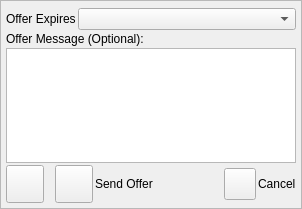
<?xml version="1.0" encoding="UTF-8"?>
<ui version="4.0">
 <class>OfferSendWidgetUi</class>
 <widget class="QWidget" name="OfferSendWidgetUi">
  <property name="geometry">
   <rect>
    <x>0</x>
    <y>0</y>
    <width>302</width>
    <height>209</height>
   </rect>
  </property>
  <property name="sizePolicy">
   <sizepolicy hsizetype="Expanding" vsizetype="Preferred">
    <horstretch>0</horstretch>
    <verstretch>0</verstretch>
   </sizepolicy>
  </property>
  <property name="windowTitle">
   <string>Form</string>
  </property>
  <layout class="QGridLayout" name="gridLayout">
   <property name="leftMargin">
    <number>0</number>
   </property>
   <property name="topMargin">
    <number>0</number>
   </property>
   <property name="rightMargin">
    <number>0</number>
   </property>
   <property name="bottomMargin">
    <number>0</number>
   </property>
   <property name="spacing">
    <number>0</number>
   </property>
   <item row="0" column="0">
    <widget class="QScrollArea" name="scrollArea">
     <property name="sizePolicy">
      <sizepolicy hsizetype="Expanding" vsizetype="Preferred">
       <horstretch>0</horstretch>
       <verstretch>0</verstretch>
      </sizepolicy>
     </property>
     <property name="widgetResizable">
      <bool>true</bool>
     </property>
     <widget class="QWidget" name="scrollAreaWidgetContents">
      <property name="geometry">
       <rect>
        <x>0</x>
        <y>0</y>
        <width>300</width>
        <height>207</height>
       </rect>
      </property>
      <property name="sizePolicy">
       <sizepolicy hsizetype="Expanding" vsizetype="Preferred">
        <horstretch>0</horstretch>
        <verstretch>0</verstretch>
       </sizepolicy>
      </property>
      <layout class="QVBoxLayout" name="verticalLayout">
       <property name="spacing">
        <number>2</number>
       </property>
       <property name="leftMargin">
        <number>5</number>
       </property>
       <property name="topMargin">
        <number>5</number>
       </property>
       <property name="rightMargin">
        <number>5</number>
       </property>
       <property name="bottomMargin">
        <number>5</number>
       </property>
       <item>
        <widget class="IdentOfferWidget" name="m_IdentWidget" native="true">
         <property name="sizePolicy">
          <sizepolicy hsizetype="Expanding" vsizetype="Preferred">
           <horstretch>0</horstretch>
           <verstretch>0</verstretch>
          </sizepolicy>
         </property>
        </widget>
       </item>
       <item>
        <layout class="QHBoxLayout" name="horizontalLayout_2">
         <item>
          <widget class="QLabel" name="m_ExpiresLabel">
           <property name="sizePolicy">
            <sizepolicy hsizetype="Minimum" vsizetype="Preferred">
             <horstretch>0</horstretch>
             <verstretch>0</verstretch>
            </sizepolicy>
           </property>
           <property name="focusPolicy">
            <enum>Qt::FocusPolicy::NoFocus</enum>
           </property>
           <property name="text">
            <string>Offer Expires</string>
           </property>
          </widget>
         </item>
         <item>
          <widget class="QComboBox" name="m_ExpiresComboBox">
           <property name="sizePolicy">
            <sizepolicy hsizetype="Expanding" vsizetype="Fixed">
             <horstretch>0</horstretch>
             <verstretch>0</verstretch>
            </sizepolicy>
           </property>
           <property name="focusPolicy">
            <enum>Qt::FocusPolicy::TabFocus</enum>
           </property>
          </widget>
         </item>
        </layout>
       </item>
       <item>
        <widget class="QLabel" name="m_MessageLabel">
         <property name="sizePolicy">
          <sizepolicy hsizetype="Expanding" vsizetype="Preferred">
           <horstretch>0</horstretch>
           <verstretch>0</verstretch>
          </sizepolicy>
         </property>
         <property name="font">
          <font>
           <bold>false</bold>
          </font>
         </property>
         <property name="text">
          <string>Offer Message (Optional):</string>
         </property>
         <property name="alignment">
          <set>Qt::AlignmentFlag::AlignBottom|Qt::AlignmentFlag::AlignLeading|Qt::AlignmentFlag::AlignLeft</set>
         </property>
        </widget>
       </item>
       <item>
        <widget class="QPlainTextEdit" name="m_OfferMsgEdit">
         <property name="sizePolicy">
          <sizepolicy hsizetype="Expanding" vsizetype="Preferred">
           <horstretch>0</horstretch>
           <verstretch>0</verstretch>
          </sizepolicy>
         </property>
         <property name="maximumBlockCount">
          <number>512</number>
         </property>
        </widget>
       </item>
       <item>
        <layout class="QHBoxLayout" name="horizontalLayout">
         <item>
          <widget class="VxPushButton" name="m_OfferViewButton">
           <property name="minimumSize">
            <size>
             <width>38</width>
             <height>38</height>
            </size>
           </property>
           <property name="maximumSize">
            <size>
             <width>38</width>
             <height>38</height>
            </size>
           </property>
           <property name="focusPolicy">
            <enum>Qt::FocusPolicy::NoFocus</enum>
           </property>
           <property name="text">
            <string/>
           </property>
           <property name="iconSize">
            <size>
             <width>38</width>
             <height>38</height>
            </size>
           </property>
          </widget>
         </item>
         <item>
          <widget class="QLabel" name="m_PluginNameLabel">
           <property name="sizePolicy">
            <sizepolicy hsizetype="Minimum" vsizetype="Preferred">
             <horstretch>0</horstretch>
             <verstretch>0</verstretch>
            </sizepolicy>
           </property>
           <property name="text">
            <string notr="true"/>
           </property>
          </widget>
         </item>
         <item>
          <widget class="VxPushButton" name="m_OfferSendButton">
           <property name="minimumSize">
            <size>
             <width>38</width>
             <height>38</height>
            </size>
           </property>
           <property name="maximumSize">
            <size>
             <width>38</width>
             <height>38</height>
            </size>
           </property>
           <property name="text">
            <string/>
           </property>
           <property name="iconSize">
            <size>
             <width>38</width>
             <height>38</height>
            </size>
           </property>
          </widget>
         </item>
         <item>
          <widget class="QLabel" name="m_OfferSendLabel">
           <property name="sizePolicy">
            <sizepolicy hsizetype="Expanding" vsizetype="Preferred">
             <horstretch>0</horstretch>
             <verstretch>0</verstretch>
            </sizepolicy>
           </property>
           <property name="text">
            <string>Send Offer</string>
           </property>
          </widget>
         </item>
         <item>
          <widget class="VxPushButton" name="m_OfferCancelButton">
           <property name="sizePolicy">
            <sizepolicy hsizetype="Minimum" vsizetype="Fixed">
             <horstretch>0</horstretch>
             <verstretch>0</verstretch>
            </sizepolicy>
           </property>
           <property name="minimumSize">
            <size>
             <width>32</width>
             <height>32</height>
            </size>
           </property>
           <property name="maximumSize">
            <size>
             <width>32</width>
             <height>32</height>
            </size>
           </property>
           <property name="focusPolicy">
            <enum>Qt::FocusPolicy::TabFocus</enum>
           </property>
           <property name="text">
            <string notr="true"/>
           </property>
          </widget>
         </item>
         <item>
          <widget class="QLabel" name="m_CancelLabel">
           <property name="sizePolicy">
            <sizepolicy hsizetype="Minimum" vsizetype="Preferred">
             <horstretch>0</horstretch>
             <verstretch>0</verstretch>
            </sizepolicy>
           </property>
           <property name="text">
            <string>Cancel</string>
           </property>
          </widget>
         </item>
        </layout>
       </item>
      </layout>
     </widget>
    </widget>
   </item>
  </layout>
 </widget>
 <customwidgets>
  <customwidget>
   <class>IdentOfferWidget</class>
   <extends>QWidget</extends>
   <header>IdentOfferWidget.h</header>
   <container>1</container>
  </customwidget>
  <customwidget>
   <class>VxPushButton</class>
   <extends>QPushButton</extends>
   <header location="global">VxPushButton.h</header>
  </customwidget>
 </customwidgets>
 <tabstops>
  <tabstop>m_OfferMsgEdit</tabstop>
  <tabstop>m_OfferSendButton</tabstop>
  <tabstop>m_OfferCancelButton</tabstop>
  <tabstop>scrollArea</tabstop>
  <tabstop>m_ExpiresComboBox</tabstop>
 </tabstops>
 <resources/>
 <connections/>
</ui>
